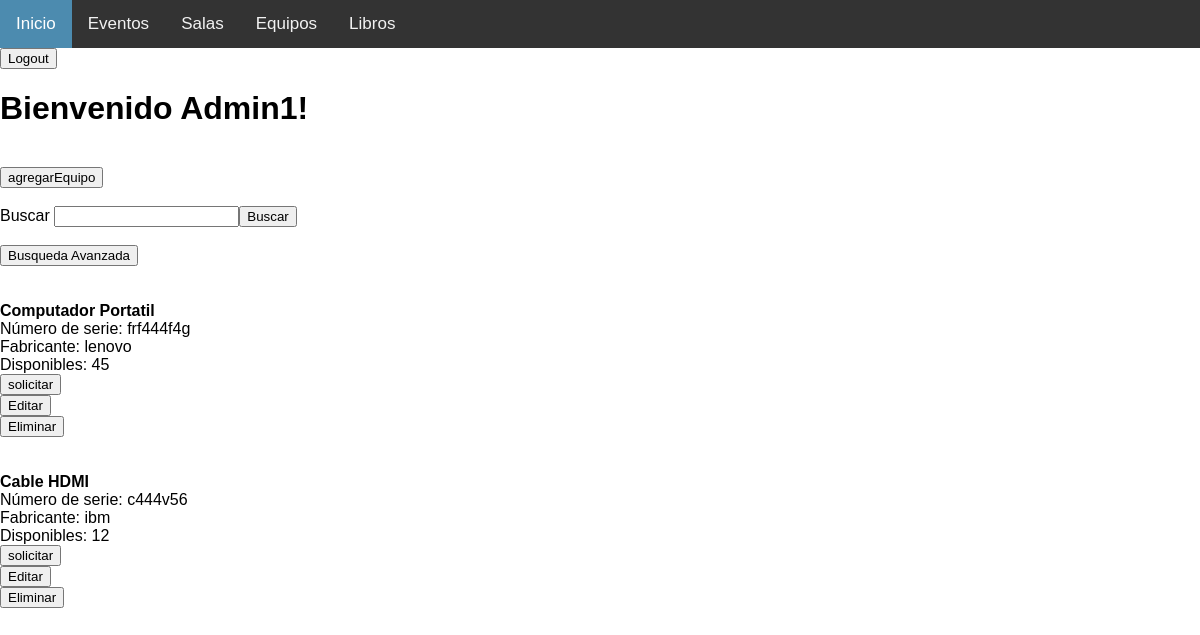
The page /equipos.php (signed in) on the database its author committed.
### tables this page shows
CREATE TABLE `equipos` (
  `ID_Equipo` int(11) NOT NULL,
  `Nombre` char(30) NOT NULL,
  `Fabricante` char(30) NOT NULL,
  `NumSerie` char(20) NOT NULL,
  `Cantidad` int(11) NOT NULL,
  `Disponibles` int(11) NOT NULL
);

### utils.php (called while the page is built, shortened)
<?php
    function isLogged(){
        if(isset($_SESSION['username'])){
            return true;
        }
        return false;
    }
?>

### equipos.php (the view, shortened to what this page needs)
<!DOCTYPE html>
<html lang="en">
<head>
    <link rel="stylesheet" type="text/css" href="style.css">
</head>
<body>
    <?php
        include "utils.php";
        $con = mysqli_connect(HOST_DB,USUARIO_DB,USUARIO_PASS,NOMBRE_DB);
    ?>
    <div class="topnav">
      <a class="active" href="index.php">Inicio</a>
      <a href="ver-eventos.php">Eventos</a>
      <a href="salas.php">Salas</a>
      <a href="equipos.php">Equipos</a>
      <a href="libros.php">Libros</a>
    </div>
    <form action = "index.php" method = "post">
        <button type="submit" name = "logout">Logout</button>
    </form>
    <?php
        if (isLogged()){
            echo "<div><h1>Bienvenido " . $_SESSION["username"]. "!</h1></div><br>";
            $con = mysqli_connect(HOST_DB,USUARIO_DB,USUARIO_PASS,NOMBRE_DB);
            $estructura = "";
            if($_SESSION["rol"] == "Admin"){
              $estructura .= '<form method="post" action="./agregarElemento.php">';
              $estructura .= '<input type="submit" name="solAgregarEquipo" value="agregarEquipo"></form> <br>';
            }
            $estructura .= '<form method="get" action="' . $_SERVER["PHP_SELF"] . '">';
            $estructura .= 'Buscar <input type="text" name="tituloBuscado" required>';
            $estructura .= '<input type="submit" name="buscadorBasico" value="Buscar"></form><br>';
            $estructura .= '<form method="post" action="./buscadorAvanzado.php">';
            $estructura .= '<input type="submit" name="buscarEquipo" value="Busqueda Avanzada"></form> <br><br>';
            $sql = "SELECT * FROM Equipos";
            $equipos =  mysqli_query($con, $sql);
            while ($equipo = mysqli_fetch_array($equipos)) {
              $idEquipo = $equipo['ID_Equipo'];
              $nombre =  $equipo['Nombre'];
              $fabricante = $equipo['Fabricante'];
              $numSerie = $equipo['NumSerie'];
              $disponibles = $equipo['Disponibles'];
              $estructura .= '<strong>' . $nombre . '</strong><br>';
              $estructura .=  "Número de serie: $numSerie <br> Fabricante: $fabricante <br> Disponibles: $disponibles <br>";
              $estructura .= '<form method="post" action="' . $_SERVER["PHP_SELF"] . '">';
              $estructura .= '<input type="hidden" name="idEquipo" value="' . $idEquipo . '">';
              $estructura .= '<input type="hidden" name="disponibles" value="' . $disponibles . '">';
              $estructura .= '<input type="submit" name="solicitarEquipo" value="solicitar"> </form>';
              if($_SESSION["rol"] == "Admin"){
                $estructura .= '<form method="post" action="./edicionElemento.php">';
                $estructura .= '<input type="hidden" name="idEquipo" value="'. $idEquipo .'">';
                $estructura .= '<input type="submit" name="solEditarEquipo" value="Editar"></form>';
                $estructura .= '<form method="post" action="' . $_SERVER["PHP_SELF"] . '">';
                $estructura .= '<input type="hidden" name="idEquipo" value="'. $idEquipo .'">';
                $estructura .= '<input type="submit" name="eliminarEquipo" value="Eliminar"></form>';
              }
              $estructura .= '<br><br>';
            }
            echo $estructura;
        }
        else{
            mysqli_close($con);
            header('Location: '."index.php");
        }
    ?>
</body>
</html>

### style.css (style rules this page uses)
body { margin: 0; font-family: Arial, Helvetica, sans-serif; }
.topnav { overflow: hidden; background-color: #333; }
.topnav a { float: left; color: #f2f2f2; text-align: center; padding: 14px 16px; text-decoration: none; font-size: 17px; }
.topnav a.active { background-color: rgb(76, 139, 175); color: white; }

### rows shown on the page
equipos: Nombre "Computador Portatil", NumSerie "frf444f4g", Fabricante "lenovo", Disponibles "45"
equipos: Nombre "Cable HDMI", NumSerie "c444v56", Fabricante "ibm", Disponibles "12"

### other values the page prints
$_SESSION["username"] "Admin1"
